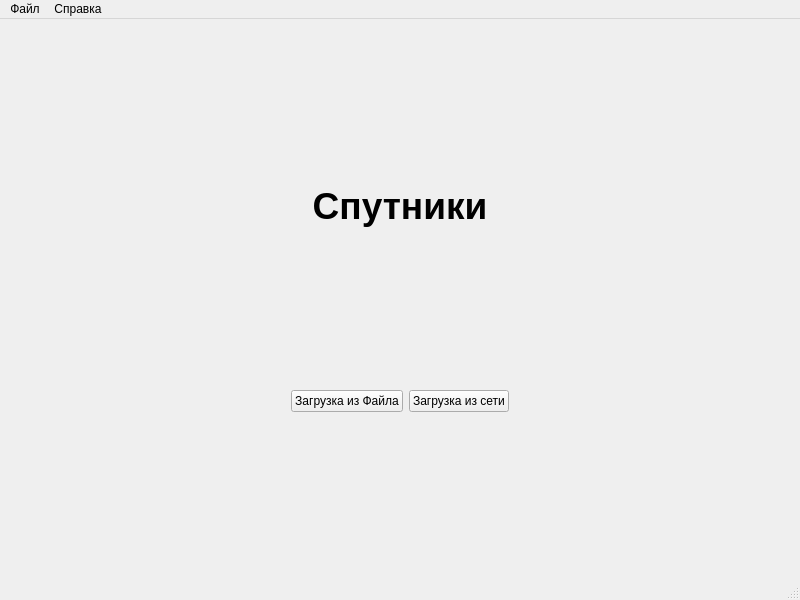
<?xml version="1.0" encoding="UTF-8"?>
<ui version="4.0">
 <class>MainWindow</class>
 <widget class="QMainWindow" name="MainWindow">
  <property name="geometry">
   <rect>
    <x>0</x>
    <y>0</y>
    <width>800</width>
    <height>600</height>
   </rect>
  </property>
  <property name="windowTitle">
   <string>Спутники</string>
  </property>
  <property name="autoFillBackground">
   <bool>false</bool>
  </property>
  <widget class="QWidget" name="centralwidget">
   <layout class="QVBoxLayout" name="verticalLayout">
    <item>
     <layout class="QGridLayout" name="gridLayout">
      <item row="3" column="0">
       <spacer name="horizontalSpacer">
        <property name="orientation">
         <enum>Qt::Orientation::Horizontal</enum>
        </property>
        <property name="sizeHint" stdset="0">
         <size>
          <width>40</width>
          <height>20</height>
         </size>
        </property>
       </spacer>
      </item>
      <item row="0" column="2">
       <spacer name="verticalSpacer_4">
        <property name="orientation">
         <enum>Qt::Orientation::Vertical</enum>
        </property>
        <property name="sizeHint" stdset="0">
         <size>
          <width>20</width>
          <height>40</height>
         </size>
        </property>
       </spacer>
      </item>
      <item row="3" column="1">
       <widget class="QPushButton" name="FilePushButton">
        <property name="text">
         <string>Загрузка из Файла</string>
        </property>
        <property name="icon">
         <iconset theme="QIcon::ThemeIcon::DocumentOpen"/>
        </property>
       </widget>
      </item>
      <item row="3" column="4">
       <spacer name="horizontalSpacer_2">
        <property name="orientation">
         <enum>Qt::Orientation::Horizontal</enum>
        </property>
        <property name="sizeHint" stdset="0">
         <size>
          <width>40</width>
          <height>20</height>
         </size>
        </property>
       </spacer>
      </item>
      <item row="3" column="2">
       <widget class="QPushButton" name="UrlPushButton">
        <property name="text">
         <string>Загрузка из сети</string>
        </property>
        <property name="icon">
         <iconset theme="QIcon::ThemeIcon::DocumentSave"/>
        </property>
       </widget>
      </item>
      <item row="4" column="1">
       <spacer name="verticalSpacer">
        <property name="orientation">
         <enum>Qt::Orientation::Vertical</enum>
        </property>
        <property name="sizeHint" stdset="0">
         <size>
          <width>20</width>
          <height>40</height>
         </size>
        </property>
       </spacer>
      </item>
      <item row="1" column="1" colspan="2">
       <widget class="QLabel" name="NameLabel">
        <property name="font">
         <font>
          <pointsize>28</pointsize>
          <italic>false</italic>
          <bold>true</bold>
         </font>
        </property>
        <property name="layoutDirection">
         <enum>Qt::LayoutDirection::LeftToRight</enum>
        </property>
        <property name="text">
         <string>Спутники</string>
        </property>
        <property name="alignment">
         <set>Qt::AlignmentFlag::AlignCenter</set>
        </property>
        <property name="wordWrap">
         <bool>false</bool>
        </property>
       </widget>
      </item>
      <item row="0" column="1">
       <spacer name="verticalSpacer_3">
        <property name="orientation">
         <enum>Qt::Orientation::Vertical</enum>
        </property>
        <property name="sizeHint" stdset="0">
         <size>
          <width>20</width>
          <height>40</height>
         </size>
        </property>
       </spacer>
      </item>
      <item row="4" column="2">
       <spacer name="verticalSpacer_2">
        <property name="orientation">
         <enum>Qt::Orientation::Vertical</enum>
        </property>
        <property name="sizeHint" stdset="0">
         <size>
          <width>20</width>
          <height>40</height>
         </size>
        </property>
       </spacer>
      </item>
      <item row="2" column="1">
       <spacer name="verticalSpacer_5">
        <property name="orientation">
         <enum>Qt::Orientation::Vertical</enum>
        </property>
        <property name="sizeHint" stdset="0">
         <size>
          <width>20</width>
          <height>40</height>
         </size>
        </property>
       </spacer>
      </item>
      <item row="2" column="2">
       <spacer name="verticalSpacer_6">
        <property name="orientation">
         <enum>Qt::Orientation::Vertical</enum>
        </property>
        <property name="sizeHint" stdset="0">
         <size>
          <width>20</width>
          <height>40</height>
         </size>
        </property>
       </spacer>
      </item>
     </layout>
    </item>
   </layout>
  </widget>
  <widget class="QMenuBar" name="menubar">
   <property name="geometry">
    <rect>
     <x>0</x>
     <y>0</y>
     <width>800</width>
     <height>24</height>
    </rect>
   </property>
   <widget class="QMenu" name="menu">
    <property name="title">
     <string>Файл</string>
    </property>
    <addaction name="FileAction"/>
    <addaction name="UrlAction"/>
   </widget>
   <widget class="QMenu" name="InfoMenu">
    <property name="title">
     <string>Справка</string>
    </property>
    <addaction name="AboutProgrammAction"/>
   </widget>
   <addaction name="menu"/>
   <addaction name="InfoMenu"/>
  </widget>
  <widget class="QStatusBar" name="statusbar"/>
  <action name="FileAction">
   <property name="text">
    <string>Загрузка из файла</string>
   </property>
  </action>
  <action name="UrlAction">
   <property name="text">
    <string>Загрузка из сети</string>
   </property>
  </action>
  <action name="AboutProgrammAction">
   <property name="text">
    <string>О программе</string>
   </property>
  </action>
 </widget>
 <resources/>
 <connections/>
</ui>
